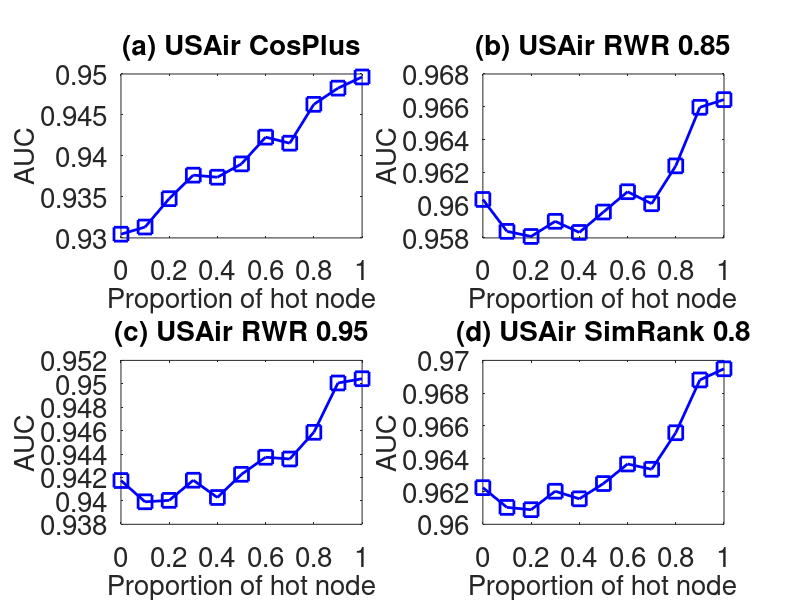

Reproduce this figure in MATLAB.
subplot(2,2,1);
x=0:0.1:1;
y=[0.9304506
0.9313262
0.9347862
0.9376568
0.9374046
0.939031
0.9422918
0.9415544
0.9462972
0.9482738
0.9496366
];
plot(x,y,'-bs','LineWidth',2,'MarkerSize',10);
set(gca,'FontSize',20);
xlabel('Proportion of hot node','fontsize',20);
ylabel('AUC','fontsize',20);
title('(a) USAir CosPlus','fontsize',20);

subplot(2,2,2);
x=0:0.1:1;
y=[0.9603452
0.9583986
0.9580883
0.9590121
0.9583328
0.9595792
0.9608168
0.9600842
0.9623949
0.9659678
0.9664361
];
plot(x,y,'-bs','LineWidth',2,'MarkerSize',10);
set(gca,'FontSize',20);
xlabel('Proportion of hot node','fontsize',20);
ylabel('AUC','fontsize',20);
title('(b) USAir RWR 0.85','fontsize',20);

subplot(2,2,3);
x=0:0.1:1;
y=[0.9417388
0.9399222
0.9400448
0.9417656
0.9402904
0.9422712
0.943727
0.9435793
0.9458574
0.95007
0.9504335
];
plot(x,y,'-bs','LineWidth',2,'MarkerSize',10);
set(gca,'FontSize',20);
xlabel('Proportion of hot node','fontsize',20);
ylabel('AUC','fontsize',20);
title('(c) USAir RWR 0.95','fontsize',20);


subplot(2,2,4);
x=0:0.1:1;
y=[0.9622363
0.9610324
0.9608908
0.9620183
0.9615548
0.962486
0.9636794
0.9633578
0.9655863
0.9688076
0.9694884
];
plot(x,y,'-bs','LineWidth',2,'MarkerSize',10);
set(gca,'FontSize',20);
xlabel('Proportion of hot node','fontsize',20);
ylabel('AUC','fontsize',20);
title('(d) USAir SimRank 0.8','fontsize',20);